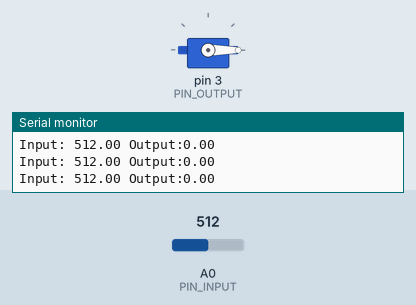
Bench run of a sketch on a simulated Arduino Uno, built with avr-gcc and run on an emulated ATmega328P. Shown: servo, the last lines printed to the serial monitor. The test bench sets the inputs (shaded band); at power-on: A0 (PIN_INPUT) = 512.

Above: at 1.2 s.
1.3 s: A0 (PIN_INPUT) set to 290
At 2.46 s:
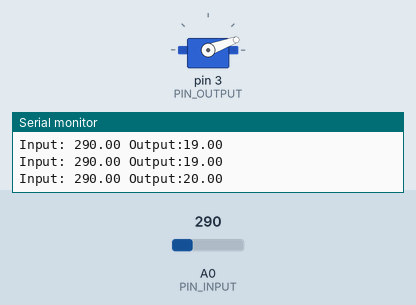
4.3 s: A0 (PIN_INPUT) set to 511
7.3 s: A0 (PIN_INPUT) set to 0
At 8.5 s:
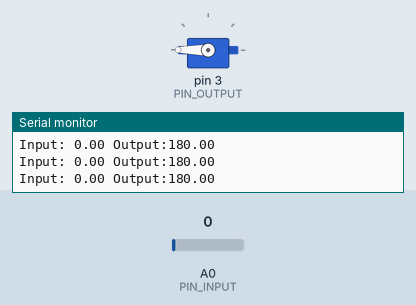
8.8 s: A0 (PIN_INPUT) set to 306
At 10.08 s:
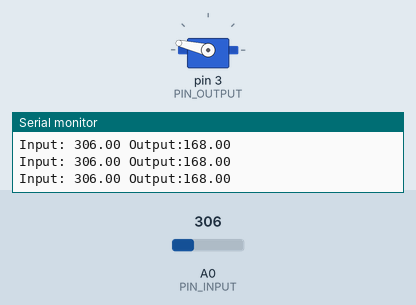
11.8 s: A0 (PIN_INPUT) set to 122
Timing chart, 0 to 14.3 s (numbered marks = the images above; inputs shaded):
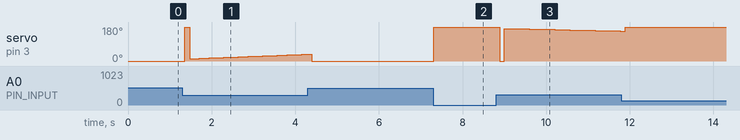

Measured:
- after the input at 1.3 s, servo on pin 3 (PIN_OUTPUT): 0° → 180° after 0.06 s, → 12° 0.12 s later, → 13° 0.12 s later, → 14° 0.12 s later, … (26 changes in this stretch)
- after the input at 7.3 s, servo on pin 3 (PIN_OUTPUT): 0° → 180° at once
- after the input at 8.8 s, servo on pin 3 (PIN_OUTPUT): 180° → 0° after 0.09 s, → 172° 0.11 s later, → 171° 0.24 s later, → 170° 0.12 s later, … (16 changes in this stretch)

The sketch:

PID.ino
```cpp
#include <Servo.h>

Servo myservo;  // create servo object to control a servo

/*working variables*/
unsigned long lastTime;
double Input, Output;
double Setpoint;
double ITerm, lastInput;
double kp, ki, kd;
int SampleTime;
int controllerDirection;
double outMin, outMax;
bool inAuto;

#define MANUAL 0
#define AUTOMATIC 1

#define DIRECT 0
#define REVERSE 1

#define PIN_INPUT 0
#define PIN_OUTPUT 3

void setup(){
  Serial.begin(9600);
  myservo.attach(PIN_OUTPUT);  // attaches the servo on pin 9 to the servo object
  SetSampleTime(100);
  SetOutputLimits(0,180);
  SetControllerDirection(DIRECT);
  SetTunings(1,1,1);//kp,ki,kd
  Setpoint = 300;
  SetMode(AUTOMATIC);

}

void loop(){
  Serial.print("Input: ");
  Serial.print(Input);

  Input = analogRead(PIN_INPUT);
  Compute();
  //analogWrite(PIN_OUTPUT, Output);
  myservo.write(Output);

  Serial.print(" Output:");
  Serial.println(Output);

  //SetSampleTime(100);
  //SetOutputLimits(0,180);
  //SetTunings(2,4,1);//kp,ki,kd
  //Setpoint = 300;

  delay(20);
}

void Compute()
{
   if(!inAuto) return;
   unsigned long now = millis();
   int timeChange = (now - lastTime);
   if(timeChange>=SampleTime)
   {
      /*Compute all the working error variables*/
      double error = Setpoint - Input;
      //Serial.print("Erro:");
      //Serial.println(error);
      ITerm+= (ki * error);
      if(ITerm > outMax) ITerm= outMax;
      else if(ITerm < outMin) ITerm= outMin;
      double dInput = (Input - lastInput);

      /*Compute PID Output*/
      Output = kp * error + ITerm- kd * dInput;
      if(Output > outMax) Output = outMax;
      else if(Output < outMin) Output = outMin;

      /*Remember some variables for next time*/
      lastInput = Input;
      lastTime = now;
   }
}

void SetTunings(double Kp, double Ki, double Kd)
{
   if (Kp<0 || Ki<0|| Kd<0) return;

  double SampleTimeInSec = ((double)SampleTime)/1000;
   kp = Kp;
   ki = Ki * SampleTimeInSec;
   kd = Kd / SampleTimeInSec;

  if(controllerDirection == REVERSE)
   {
      kp = (0 - kp);
      ki = (0 - ki);
      kd = (0 - kd);
   }
}

void SetSampleTime(int NewSampleTime)
{
   if (NewSampleTime > 0)
   {
      double ratio  = (double)NewSampleTime
                      / (double)SampleTime;
      ki *= ratio;
      kd /= ratio;
      SampleTime = (unsigned long)NewSampleTime;
   }
}

void SetOutputLimits(double Min, double Max)
{
   if(Min > Max) return;
   outMin = Min;
   outMax = Max;

   if(Output > outMax) Output = outMax;
   else if(Output < outMin) Output = outMin;

   if(ITerm > outMax) ITerm= outMax;
   else if(ITerm < outMin) ITerm= outMin;
}

void SetMode(int Mode)
{
	bool newAuto = (Mode == AUTOMATIC);
	if(newAuto == !inAuto)
	{  /*we just went from manual to auto*/
		Initialize();
	}
	inAuto = newAuto;
}

void Initialize()
{
   lastInput = Input;
   ITerm = Output;
   if(ITerm > outMax) ITerm= outMax;
   else if(ITerm < outMin) ITerm= outMin;
}

void SetControllerDirection(int Direction)
{
   controllerDirection = Direction;
}
```
